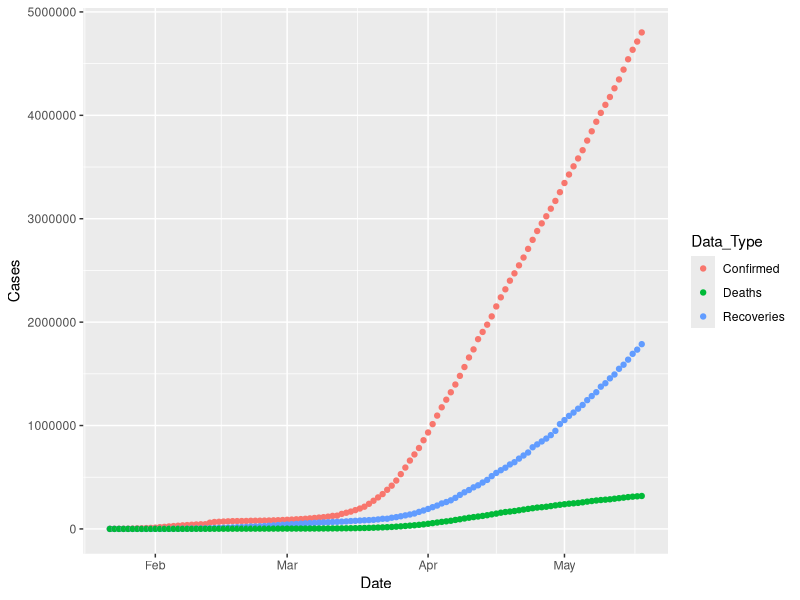
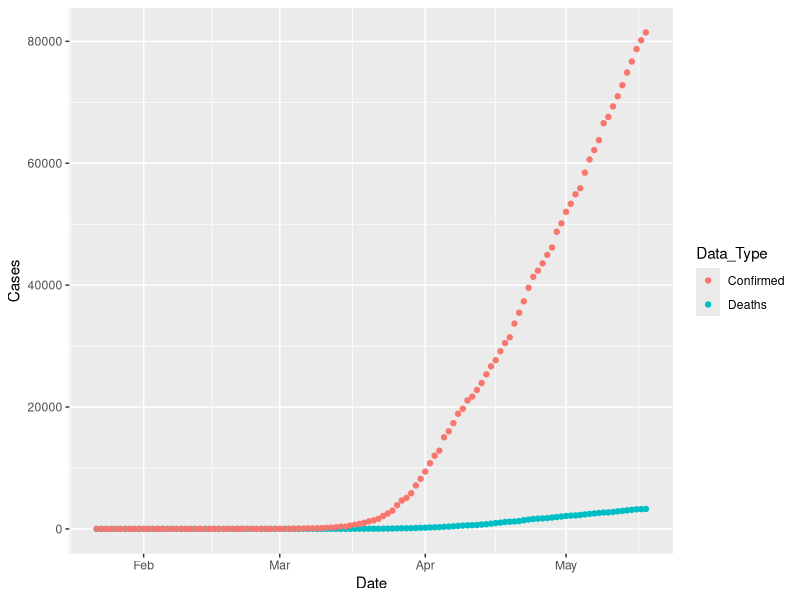
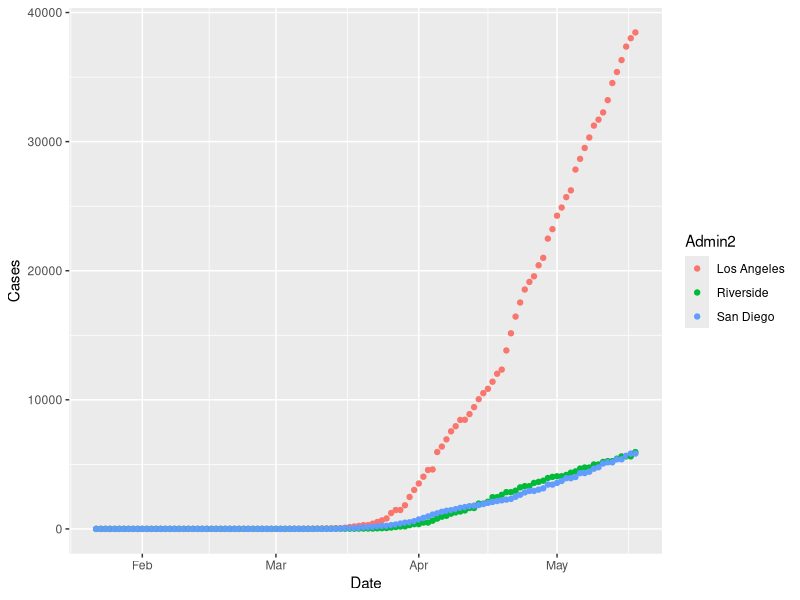
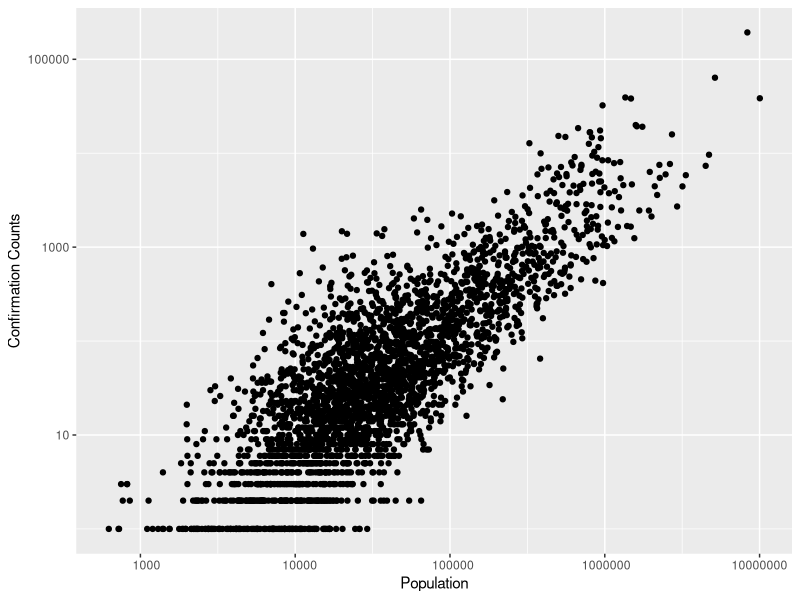

Here is the R script that generated these plots, in order:
## ---- chunk 1
library(dplyr)
library(tidyverse)
library(stringr)
library(cowplot)
library(scales)
## ---- chunk 2
# -- Algorithm --
# 1. Make a function that takes in a data set.
# 2. Select the country name and the case data columns.
# 3. Group by country and sum the rows.
# 4. Select the case data columns.
# 5. Sum each row of the case data.
# 6. Reshape the data & convert dates to objects.
# 7. Call the function for each data set.
# 8. Plot the 3 data frames.

global_confirmed <- read.csv(file="../data/time_series_covid19_confirmed_global.csv", stringsAsFactors = FALSE)

global_recoveries <- read.csv(file="../data/time_series_covid19_recovered_global.csv", stringsAsFactors = FALSE)

global_deaths <- read.csv(file="../data/time_series_covid19_deaths_global.csv", stringsAsFactors = FALSE)

get_total <- function(data_set) {

  data_set %>% # Open the data set
    
    select(Country.Region, X1.22.20:last_col()) %>%  # Select country name and all date cols
    
    group_by(Country.Region) %>%  # Group by country name
    
    summarise_all(sum) %>%  # Total the countries data
    
    select(X1.22.20:last_col()) %>% # Select all date cols
    
    summarise_all(sum) # Total the global data for each date

}

total_confirmed <- get_total(global_confirmed) %>% # get the totals
  
  mutate(Data_Type = "Confirmed") # Adding label column

total_recoveries <- get_total(global_recoveries) %>%
  
  mutate(Data_Type = "Recoveries") # Adding label column

total_deaths <- get_total(global_deaths) %>%
  
  mutate(Data_Type = "Deaths") # Adding label column

global_data <- rbind(total_confirmed, total_recoveries, total_deaths) %>% # Combine the 3 rows
  
  select(Data_Type, X1.22.20:last_col()) %>% # Select labels and data
  
  gather(key=Recorded.Days, value=Cases, X1.22.20:last_col()) %>%  # Reshape data
    
  mutate(Recorded.Days=as.Date(Recorded.Days, format= "X%m.%d.%y")) # Convert dates to objects

ggplot() + # Make the plot
  
  geom_point(global_data, mapping = aes(y=Cases, x=Recorded.Days, fill=Data_Type, color=Data_Type)) + # Point plot

  scale_y_continuous(name="Cases", labels=function(x) format(x, scientific = FALSE)) + # y axis
  
  scale_x_date(name="Date") # x axis

## ---- chunk 3

us_confirmed <- read.csv(file="../data/time_series_covid19_confirmed_US.csv", stringsAsFactors = FALSE)

us_deaths <- read.csv(file="../data/time_series_covid19_deaths_US.csv", stringsAsFactors = FALSE)

ca_total <- function(data_set) {

  data_set %>% # opening whichever data
      
    select(Province_State, X1.22.20:last_col()) %>% # Select states & data
      
    group_by(Province_State) %>% # Group data by state
      
    summarise_all(sum) %>% # Sum the data
    
    filter(Province_State == "California") # Selecting CA row
  
}

deaths_ca <- ca_total(us_deaths) %>% # Getting CA deaths
  
  mutate(Data_Type = "Deaths") # Adding label column

confirmed_ca <- ca_total(us_confirmed) %>% # Getting CA confirmed cases
  
  mutate(Data_Type = "Confirmed") # Adding label column

total_ca <- rbind(deaths_ca, confirmed_ca) %>% # Combine the 2 rows
  
  select(Data_Type, X1.22.20:last_col()) %>% # Select labels and data
  
  gather(key=Recorded.Days, value=Cases, X1.22.20:last_col()) %>%  # Reshape data
    
  mutate(Recorded.Days=as.Date(Recorded.Days, format= "X%m.%d.%y")) # Convert dates to objects

top3_confirmed_ca <- us_confirmed %>% # Confirmed cases top 3 in CA
  
  select(Admin2, Province_State, X1.22.20:last_col()) %>% # select city, state, data

  filter(Province_State == "California") %>% # Filter CA cities
  
  arrange_at(ncol(.), desc) %>% # Descending order
  
  slice(1:3) %>% # top 3
  
  gather(key=Recorded.Days, value=Cases, X1.22.20:last_col()) %>% # Reshape the data
    
  mutate(Recorded.Days=as.Date(Recorded.Days, format= "X%m.%d.%y")) # Converting to date objects

ggplot() + # Total deaths in California vs confirmed cases
  
  geom_point(total_ca, mapping = aes(y=Cases, x=Recorded.Days, fill=Data_Type, color=Data_Type)) + # Point plot
  
  scale_y_continuous(name="Cases", labels=function(x) format(x, scientific = FALSE)) + # y axis
  
  scale_x_date(name="Date") # x axis

ggplot() + # Top cities in California
  
  geom_point(top3_confirmed_ca, mapping = aes(y=Cases, x=Recorded.Days, fill=Admin2, color=Admin2)) + # Point plot

  scale_y_continuous(name="Cases", labels=function(x) format(x, scientific = FALSE)) + # y axis
  
  scale_x_date(name="Date") # x axis
## ---- chunk 4

us_confirmed <- read.csv(file="../data/time_series_covid19_confirmed_US.csv", stringsAsFactors = FALSE)

us_deaths <- read.csv(file="../data/time_series_covid19_deaths_US.csv", stringsAsFactors = FALSE)

city_cases <- us_confirmed %>%
  
  mutate(Population=us_deaths$Population) %>%

  select(Population, Confirmed_Cases = last_col()-1) %>%
  
  filter(Confirmed_Cases != 0) %>%
  
  filter(Population != 0)

print(city_cases)

ggplot(city_cases, aes(Population, Confirmed_Cases)) +
  
  geom_point() +
  
  scale_x_log10(name="Population", labels=function(x) format(x, scientific = FALSE)) + # y axis
  
  scale_y_log10(name="Confirmation Counts", labels=function(x) format(x, scientific = FALSE)) # y axis
  
  

